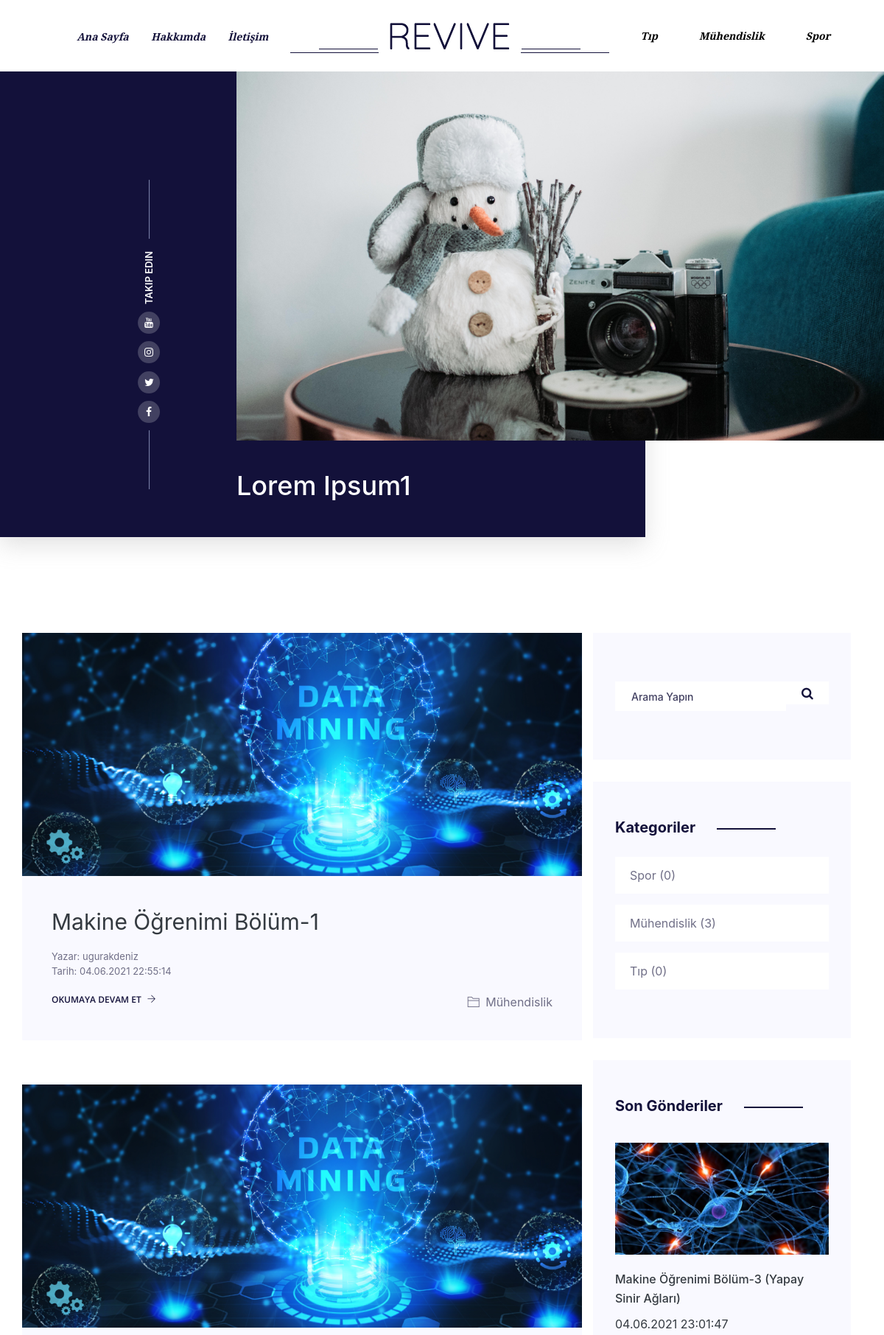
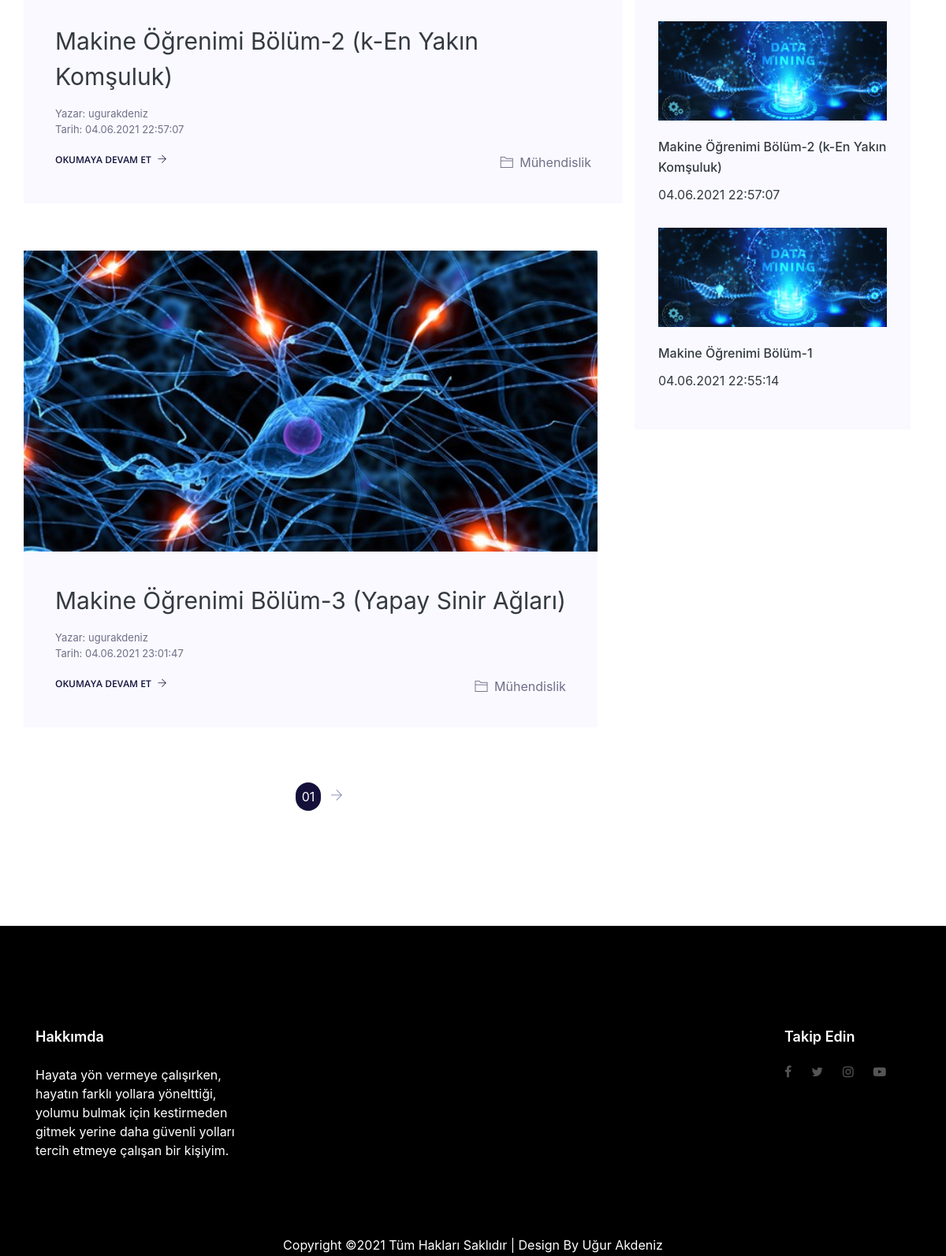
The page / (upper part) on the database its author committed (2 pictures, top to bottom).
### tables this page shows
CREATE TABLE `categories` (
  `cat_id` int(11) NOT NULL,
  `cat_title` varchar(255) NOT NULL
);

CREATE TABLE `slider` (
  `slider_id` int(11) NOT NULL,
  `slider_image` text NOT NULL,
  `slider_title` varchar(255) NOT NULL,
  `slider_status` varchar(255) NOT NULL
);

CREATE TABLE `posts` (
  `post_id` int(11) NOT NULL,
  `post_title` varchar(255) NOT NULL,
  `post_category` varchar(255) NOT NULL,
  `post_category_id` int(11) NOT NULL,
  `post_author` varchar(255) NOT NULL,
  `post_content` text NOT NULL,
  `post_date` varchar(255) NOT NULL,
  `post_image` text NOT NULL,
  `post_comment_count` int(255) NOT NULL,
  `post_views` int(255) NOT NULL,
  `post_tags` text NOT NULL,
  `post_status` varchar(255) NOT NULL DEFAULT 'draft',
  `post_track` text NOT NULL
);

CREATE TABLE `about` (
  `biography_id` int(11) UNSIGNED NOT NULL,
  `biography_name` varchar(255) NOT NULL,
  `biography_about` text NOT NULL,
  `biography_about_long` text NOT NULL,
  `about_me` text NOT NULL,
  `facebook` varchar(255) NOT NULL,
  `twitter` varchar(255) NOT NULL,
  `instagram` varchar(255) NOT NULL,
  `youtube` varchar(255) NOT NULL
);

### includes/posts.php (the view, shortened to what this page needs)
<?php
$pagecount = 3;
if (isset($_GET['page'])) {
  $page = $_GET['page'];
} else {
  $page = 1;
}
$postno = ($page - 1) * $pagecount;
$query = "SELECT * FROM posts WHERE post_status='published' limit $postno, $pagecount";
$result = mysqli_query($connection, $query);
while ($row = mysqli_fetch_assoc($result)) {
  $post_id = $row['post_id'];
  $post_title = $row['post_title'];
  $post_author = $row['post_author'];
  $post_category = $row['post_category'];
  $post_category_id = $row['post_category_id'];
  $post_image = $row['post_image'];
  $date = $row['post_date'];
?>
  <div class="single-amenities">
    <div class="amenities-thumb">
      <img class="img-fluid w-100" src="admin/<?php echo $post_image; ?>" alt="Image placeholder">
    </div>
    <div class="amenities-details">
      <a href="single.php?post=<?php echo $post_id; ?>" style="color: #343a40; font-size: 30px; text-decoration: none;"><?php echo $post_title; ?></a>
      <div class="amenities-meta mb-10">
        <a>Yazar: <?php echo $post_author; ?> </a> <br>
        <a>Tarih: <?php echo $date; ?> </a>
      </div>
      <div class="d-flex justify-content-between mt-20">
        <div>
          <a href="single.php?post=<?php echo $post_id; ?>" style="text-decoration: none;" class="blog-post-btn">
            Okumaya Devam Et <span class="ti-arrow-right"></span>
          </a>
        </div>
        <div class="category">
          <a href="category.php?cat_id=<?php echo $post_category_id; ?>">
            <span class="ti-folder mr-1"></span> <?php echo $post_category; ?>
          </a>
        </div>
      </div>
    </div>
  </div>
<?php }
?>

### includes/function.php
<?php
 include "db.php";
 function show_cat(){
   global $connection;
   $query = "SELECT * FROM categories";
   $result = mysqli_query($connection, $query);
   while($row = mysqli_fetch_array($result)){
     $cat_id = $row['cat_id'];
     $cat_title = $row['cat_title'];
     echo "<li class='nav-item dropdown'><a class='nav-link' href='category.php?cat_id=$cat_id'>{$cat_title}</a></li>";
   }
 }
 ?>

### includes/slider.php (shortened to what this page needs)
<?php
$query = "select * from about";
$result = mysqli_query($connection, $query);
while ($row = mysqli_fetch_assoc($result)) {
  $facebook             = $row["facebook"];
  $twitter              = $row["twitter"];
  $instagram            = $row["instagram"];
  $youtube              = $row["youtube"];
}
?>
<section class="home-banner-area relative">
  <div class="container-fluid">
    <div class="row">
      <div class="owl-carousel home-banner-owl">
        <?php
        $query = "SELECT * FROM slider WHERE slider_status='published' ORDER BY slider_id ASC limit 4";
        $result = mysqli_query($connection, $query);
        while ($row = mysqli_fetch_assoc($result)) {
          $slider_title = $row['slider_title'];
          $slider_image = $row['slider_image'];
        ?>
          <div class="banner-img">
            <img class="img-fluid" src="admin/<?php echo $slider_image; ?>" alt="Image placeholder" />
            <div class="text-wrapper">
              <a class="d-flex" style="text-decoration: none;">
                <h1><?php echo $slider_title; ?></h1>
              </a>
            </div>
          </div>
        <?php } ?>
      </div>
    </div>
  </div>
  <div class="social-icons">
    <ul>
      <li>
        <a href="<?php echo $facebook; ?>"><i class="fa fa-facebook"></i></a>
      </li>
      <li>
        <a href="<?php echo $twitter; ?>"><i class="fa fa-twitter"></i></a>
      </li>
      <li>
        <a href="<?php echo $instagram; ?>"><i class="fa fa-instagram"></i></a>
      </li>
      <li>
        <a href="<?php echo $youtube; ?>"><i class="fa fa-youtube"></i></a>
      </li>
      <li class="diffrent">Takip Edin</li>
    </ul>
  </div>
</section>

### includes/category.php
<?php
$query = "SELECT * FROM categories ORDER BY cat_id DESC LIMIT 6";
$result = mysqli_query($connection, $query);
?>
<div class="single-sidebar-widget post-category-widget">
  <h4 class="category-title">Kategoriler</h4>
  <ul class="cat-list mt-20">
    <?php
    while ($row = mysqli_fetch_array($result)) {
      $cat_id = $row['cat_id'];
      $cat_title = $row['cat_title'];
      $sql = mysqli_query($connection, "SELECT * FROM posts WHERE post_category_id=$cat_id");
      $span = mysqli_num_rows($sql);
      echo "<li><a href='category.php?cat_id=$cat_id' style='text-decoration:none;'>$cat_title <span>($span)</span></a></li>";
    }
    ?>
  </ul>
</div>

### includes/sidebar.php (shortened to what this page needs)
<div class="single-sidebar-widget popular-post-widget">
  <h4 class="popular-title">Son Gönderiler</h4>
  <div class="popular-post-list">
    <?php
    $query = "SELECT * FROM posts ORDER BY post_id DESC LIMIT 5";
    $result = mysqli_query($connection, $query);
    while ($row = mysqli_fetch_assoc($result)) {
      $post_id = $row['post_id'];
      $post_title = $row['post_title'];
      $post_image = $row['post_image'];
      $date = $row['post_date'];
    ?>
      <div class="single-post-list">
        <a href="single.php?post=<?php echo $post_id; ?>" style="text-decoration: none;">
          <div class="thumb">
            <img class="img-fluid" src="admin/<?php echo $post_image; ?>" alt="">
          </div>
          <div class="details mt-20">
            <h6 style="color: #343a40;text-decoration: none;"><?php echo $post_title; ?></h6>
            <a>
              <p style="color: #343a40;text-decoration: none;"> <?php echo $date; ?> </p>
            </a>
          </div>
        </a>
      </div>
    <?php }
    ?>
  </div>
</div>

### includes/footer.php
 <?php include'includes/db.php'; ?>
 <?php
$query = "select * from about";
$result = mysqli_query($connection, $query);
while($row = mysqli_fetch_assoc($result))
{
  $about_me             = $row["about_me"];
  $facebook             = $row["facebook"];
  $twitter              = $row["twitter"];
  $instagram            = $row["instagram"];
  $youtube              = $row["youtube"];
}
 ?>
      <footer class="footer-area section-gap">
      <div class="container">
        <div class="row">
          <div class="col-lg-3  col-md-6 col-sm-6">
            <div class="single-footer-widget">
              <h6>Hakkımda</h6>
              <p style="color: white;">
                <?php echo $about_me; ?>
              </p>
            </div>
          </div>
          <div class="col-lg-4  col-md-6 col-sm-6">
          </div>
          <div class="col-lg-3  col-md-6 col-sm-6">
          </div>
          <div class="col-lg-2 col-md-6 col-sm-6">
            <div class="single-footer-widget">
              <h6>Takip Edin</h6>
              <div class="footer-social d-flex align-items-center">
                <a href="<?php echo $facebook; ?>"><i class="fa fa-facebook"></i></a>
                <a href="<?php echo $twitter; ?>"><i class="fa fa-twitter"></i></a>
                <a href="<?php echo $instagram; ?>"><i class="fa fa-instagram"></i></a>
                <a href="<?php echo $youtube; ?>"><i class="fa fa-youtube-play"></i></a>
              </div>
            </div>
          </div>
        </div>
        <div class="footer-bottom d-flex justify-content-center align-items-center flex-wrap">
          <p class="footer-text m-0" style="color: white;">
Copyright &copy;<script>document.write(new Date().getFullYear());</script> Tüm Hakları Saklıdır | Design By Uğur Akdeniz
</p>
        </div>
      </div>
    </footer>

### rows shown on the page
categories: cat_title "Tıp", span "0"
categories: cat_title "Mühendislik", span "3"
categories: cat_title "Spor", span "0"
slider: slider_image (picture), slider_title "Lorem Ipsum1"
posts: post_image (picture), post_title "Makine Öğrenimi Bölüm-1", post_author "ugurakdeniz", post_date "04.06.2021 22:55:14", post_category "Mühendislik"
posts: post_image (picture), post_title "Makine Öğrenimi Bölüm-2 (k-En Yakın Komşuluk)", post_author "ugurakdeniz", post_date "04.06.2021 22:57:07", post_category "Mühendislik"
posts: post_image (picture), post_title "Makine Öğrenimi Bölüm-3 (Yapay Sinir Ağları)", post_author "ugurakdeniz", post_date "04.06.2021 23:01:47", post_category "Mühendislik"
about: about_me "Hayata yön vermeye çalışırken, hayatın farklı yollara yönelttiği, yolumu bulmak için kestirmeden gitmek yerine daha güvenli yolları tercih etmeye çalışan bir kişiyim."
